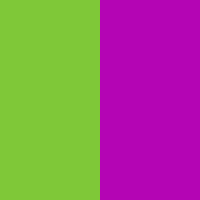
Frame 1 (no input)
Frame 60 (the mouse pressed at the canvas centre just before this capture): identical to frame 1, image omitted
Frame 120 (the mouse held since frame 60 and released just before this capture): identical to frame 1, image omitted

The Processing sketch that drew this single still picture (run headless with seeded random() and noise(); from frame 60 on, the mouse is pressed at the canvas centre):

// Processing sketch: conditionals03_if_else
// ── conditionals03_if_else.pde
//Example of If...Else

//variables go here


//this runs once
void setup() {
  size(200,200);
  noStroke();
  //put your code in here  
}

//this runs all the time
void draw() {
  //put your code in here
  println("mouseX: ", mouseX);
  
  //checking that mouse is over right side
  if (mouseX > width/2) {
     //if true - do it. 
     fill(127,200,56);
     rect(width/2, 0, width/2,height);
     fill(180,5,180);
     rect(0,0,width/2,height);
  } else  {
    //if false - do it.
     fill(180,5,180);
     rect(width/2, 0, width/2,height);
     fill(127,200,56);
     rect(0,0,width/2,height);
  }
  
  
}
